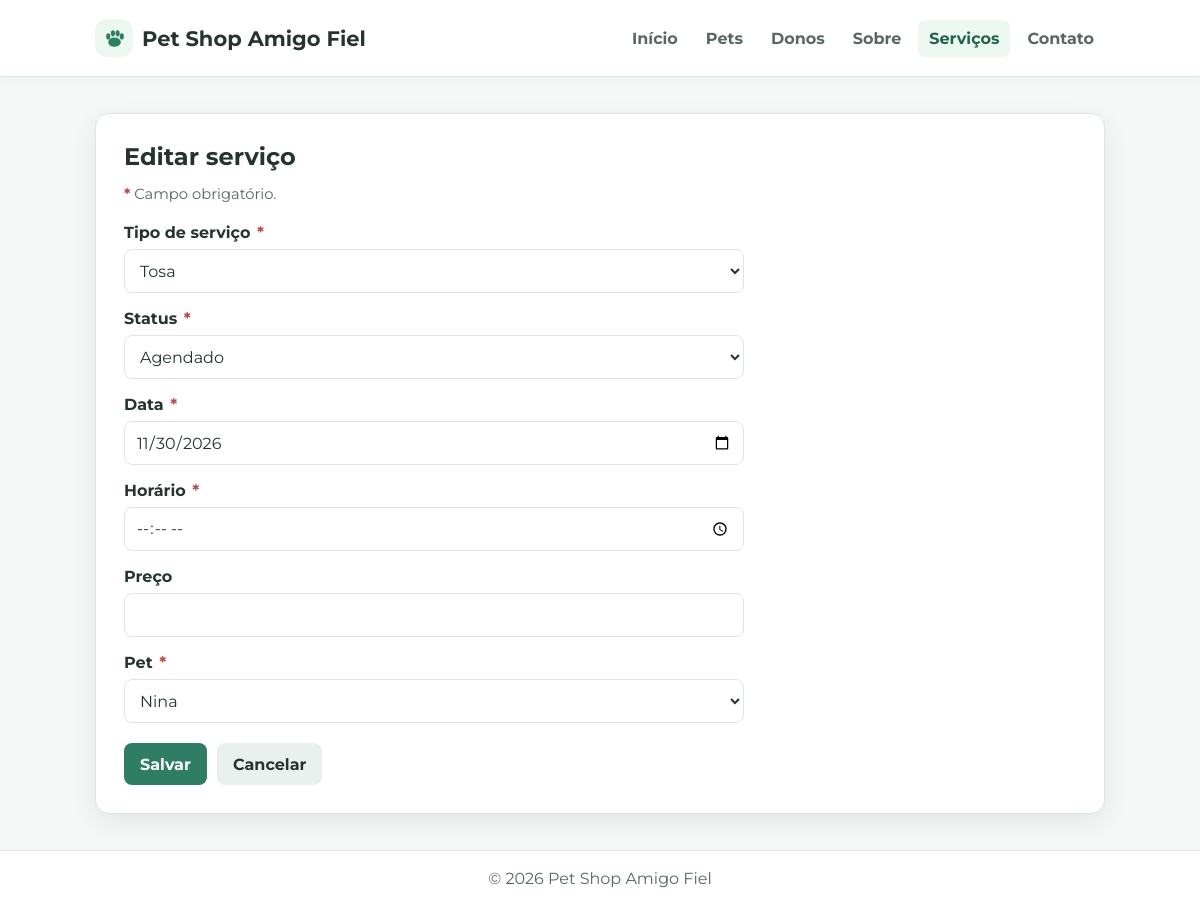
The app's page /servico/4/editar with its own data.
### tables this page shows
CREATE TABLE servicos (
   id INTEGER PRIMARY KEY AUTOINCREMENT,
   tipo TEXT NOT NULL,
   data TEXT NOT NULL,
   preco REAL,
   pet_id INTEGER NOT NULL, status TEXT NOT NULL DEFAULT 'Agendado', horario TEXT,
   FOREIGN KEY (pet_id) REFERENCES pets(id) ON DELETE CASCADE
);

CREATE TABLE pets (
   id INTEGER PRIMARY KEY AUTOINCREMENT,
   nome TEXT NOT NULL,
   raca TEXT,
   dono_id INTEGER NOT NULL,
   FOREIGN KEY (dono_id) REFERENCES donos(id) ON DELETE CASCADE
);

### app.py (the view, shortened to what this page needs)
def editar_servico(id):
   servico = db_sql.buscar_servico(id)
   if servico is None:
       abort(404)
   pets = db_sql.listar_pets()
   return render_template(
       "form_servico.html",
       servico=servico,
       pets=pets,
       tipos_servicos=TIPOS_SERVICOS,
       status_servicos=STATUS_SERVICOS,
   )

### db_sql.py (called while the page is built)
def get_db():
   if "db" not in g:
       caminho = current_app.config.get(
           "SQL_DATABASE",
           os.path.join(current_app.root_path, "petshop.db"),
       )
       g.db = sqlite3.connect(caminho)
       g.db.row_factory = sqlite3.Row
       g.db.execute("PRAGMA foreign_keys = ON")
   return g.db

def listar_pets():
   return get_db().execute(
       "SELECT pets.id, pets.nome, pets.raca, donos.nome AS dono "
       "FROM pets INNER JOIN donos ON pets.dono_id = donos.id "
       "ORDER BY pets.nome"
   ).fetchall()

def buscar_servico(id):
   return get_db().execute(
       "SELECT servicos.id, servicos.tipo, servicos.data, servicos.horario, "
       "servicos.preco, "
       "servicos.pet_id, servicos.status, pets.nome AS pet "
       "FROM servicos INNER JOIN pets ON servicos.pet_id = pets.id "
       "WHERE servicos.id = ?",
       (id,),
   ).fetchone()

### templates/form_servico.html (shortened to what this page needs)
{% extends "base.html" %}
{% block conteudo %}
<section class="card">
    <h1>{{ 'Editar serviço' if servico else 'Novo serviço' }}</h1>
    {% if pets %}
    <p class="form-note"><span class="required-mark">*</span> Campo obrigatório.</p>
    <form class="form" method="post">
        <div class="field">
            <label for="tipo">Tipo de serviço <span class="required-mark" aria-hidden="true">*</span></label>
            <select id="tipo" name="tipo" required>
                {% for tipo in tipos_servicos %}
                <option value="{{ tipo }}"
                        {% if servico and servico.tipo == tipo %}selected{% endif %}>
                    {{ tipo }}
                </option>
                {% endfor %}
            </select>
        </div>
        <div class="field">
            <label for="status">Status <span class="required-mark" aria-hidden="true">*</span></label>
            <select id="status" name="status" required>
                {% for status in status_servicos %}
                <option value="{{ status }}"
                        {% if servico and servico.status == status %}selected{% elif not servico and status == 'Agendado' %}selected{% endif %}>
                    {{ status }}
                </option>
                {% endfor %}
            </select>
        </div>
        <div class="field">
            <label for="data">Data <span class="required-mark" aria-hidden="true">*</span></label>
            <input id="data"
                   type="date"
                   name="data"
                   value="{{ servico.data if servico else '' }}"
                   required>
        </div>
        <div class="field">
            <label for="horario">
                Horário <span class="required-mark" aria-hidden="true">*</span>
            </label>
            <input id="horario"
                   type="time"
                   name="horario"
                   value="{{ servico.horario if servico and servico.horario else '' }}"
                   required>
        </div>
        <div class="field">
            <label for="preco">Preço</label>
            <input id="preco"
                   type="number"
                   name="preco"
                   min="0"
                   step="0.01"
                   value="{{ servico.preco if servico and servico.preco is not none else '' }}">
        </div>
        <div class="field">
            <label for="pet_id">Pet <span class="required-mark" aria-hidden="true">*</span></label>
            <select id="pet_id" name="pet_id" required>
                {% for pet in pets %}
                <option value="{{ pet.id }}"
                        {% if servico and servico.pet_id == pet.id %}selected{% endif %}>
                    {{ pet.nome }}
                </option>
                {% endfor %}
            </select>
        </div>
        <div class="actions">
            <button type="submit">Salvar</button>
            <a class="button button-secondary"
               href="{{ url_for('servicos') }}">Cancelar</a>
        </div>
    </form>
    {% else %}
    <p>Cadastre um pet antes de registrar um serviço.</p>
    <a class="button" href="{{ url_for('novo_pet') }}">Cadastrar pet</a>
    <a class="button button-secondary"
       href="{{ url_for('servicos') }}">Voltar</a>
    {% endif %}
</section>
{% endblock %}

### static/css/styles.css (style rules this page uses)
:root { --green: #2f7d63; --green-dark: #23634d; --green-light: #edf7f2; --text: #26342f; --muted: #586760; --border: #dde7e2; --background: #f4f7f5; --white: #ffffff; --danger: #b84b4b; --shadow: 0 8px 24px rgba(38, 52, 47, 0.08); --shadow-hover: 0 12px 28px rgba(38, 52, 47, 0.12); }
* { box-sizing: border-box; }
body { min-height: 100vh; margin: 0; display: flex; flex-direction: column; background: var(--background); color: var(--text); font-family: "Montserrat", Arial, Helvetica, sans-serif; }
a { color: var(--green-dark); }
.card { background: var(--white); border: 1px solid var(--border); border-radius: 14px; box-shadow: var(--shadow); padding: 28px; }
h1, h2, p { margin-top: 0; }
h1 { margin-bottom: 14px; }
.form { max-width: 620px; }
.form-note { margin-bottom: 20px; color: var(--muted); font-size: 0.92rem; }
.required-mark { color: var(--danger); font-weight: bold; }
.field { display: grid; gap: 7px; margin-bottom: 16px; }
.field label { font-weight: bold; }
.field label .required-mark { margin-left: 2px; }
.field input, .field select, .field textarea { width: 100%; min-height: 44px; border: 1px solid var(--border); border-radius: 8px; padding: 9px 11px; background: var(--white); color: var(--text); font: inherit; }
.field input::placeholder { color: #77847e; }
.actions { display: flex; flex-wrap: wrap; gap: 10px; margin-top: 20px; }
.button, button { min-height: 42px; display: inline-flex; align-items: center; justify-content: center; border: 0; border-radius: 8px; padding: 10px 16px; background: var(--green); color: var(--white); font: inherit; font-weight: bold; text-decoration: none; cursor: pointer; transition: background-color 160ms ease, color 160ms ease, transform 160ms ease; }
.button-secondary { background: #eaf0ed; color: var(--text); }

### records on screen
servicos: tipo "Tosa", status "Agendado", data "11/30/2026", pet_id "Nina"

### other values on screen
{{ 'Editar serviço' if servico else 'Novo serviço' }} "Editar serviço"
